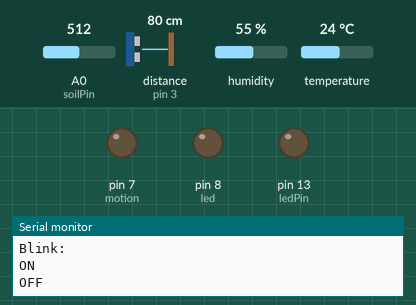
Simulated run of this sketch. Board: Arduino Uno, built with avr-gcc and run on an emulated ATmega328P. Parts: output pins drawn as LEDs (lit = HIGH), the last lines printed to the serial monitor. Inputs (shaded band) come from the test bench; at power-on: distance to the obstacle (sensor on pin 3) 80 cm, A0 (soilPin) = 512, humidity 55 %, temperature 24 °C. The echo pulse lasts 58.3 µs per cm; pins used as bus, display or sensor lines are not drawn.

Above: at 18.0 s.
18.1 s: distance to the obstacle (sensor on pin 3) set to 2 cm
At 29.8 s:
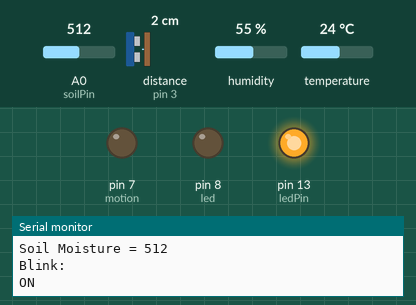
Timing chart, 0 to 31.6 s (numbered marks = the images above; inputs shaded):
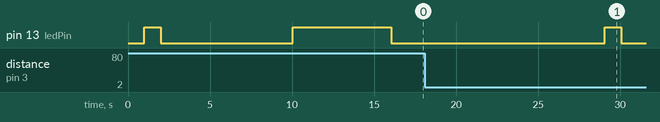

The sketch:

version_5.ino
```cpp
//#include <dht.h>
//#include <DHT_U.h>

//#include "Adafruit_Sensor.h"
#include "dht.h"
#define dht_apin A0 // Analog Pin sensor is connected to
//#define DHTPIN 8

dht DHT;

int ledPin  = 13;

 //  the LED pin


int trigPin=2;
int echoPin=3;

#define motion 7
#define led 8

int val = 0; //value for storing moisture value
int soilPin = A0;//Declare a variable for the soil moisture sensor
int soilPower = 7;//Variable for Soil moisture Power

long cm;

void  setup()
{
  Serial.begin(9600);
  pinMode(ledPin, OUTPUT);//led pin is a variable which is assigned to 13 pin of arduino

  pinMode(motion,INPUT);
  pinMode(led,OUTPUT);

  pinMode(soilPower, OUTPUT);//Set D7 as an OUTPUT
  analogWrite(soilPower, LOW);
}
void  loop()
{

    Serial.println("Blink:");
    delay(1000);
    Blink();       //calling Blink
 //   delay(1000);
   // Blink();
    delay(1000);
    Serial.println("DHT Sensor:");
    delay(1000);
    temp();       //calling DHT Sensor
    delay(3000);
    Serial.println("Ultrasonic sensor:");
    ultrasonic();
    delay(1000);
    Serial.println("PIR motion sensor");
    PIR();
    delay(1000);
    Serial.println("Analog soil moisture:");
    asoil();
    //if(cm >5)
    //{
     //digitalWrite(ledPin,HIGH);
     //delay(1000);
    //}
    //Serial.end();//calling Ultrasonic sensor
}


//program for blinking an LED
void Blink()
{//  read  the button  state
  Serial.println("ON");
  digitalWrite(ledPin,HIGH);
  delay(1000);
  Serial.println("OFF");
  digitalWrite(ledPin,LOW);
  delay(1000);
}

//Program for calculating the temperature
void temp()
{
   DHT.read11(dht_apin);

    Serial.print("Current humidity = ");
    Serial.print(DHT.humidity);
    Serial.print("%  ");
    Serial.print("temperature = ");
    Serial.print(DHT.temperature);
    Serial.println("C  ");

    delay(1000);//Wait 5 seconds before accessing sensor again.
}
//Program for calculating the range
void ultrasonic()
{
  pinMode(trigPin, OUTPUT);
  digitalWrite(trigPin, LOW);
  delay(1000);

  digitalWrite(trigPin, HIGH);
  delayMicroseconds(300);
  digitalWrite(trigPin, LOW);

  pinMode(echoPin, INPUT);
  digitalWrite(echoPin, HIGH);

long duration,inch,cm,distance;
duration = pulseIn(echoPin, HIGH);


inch=microSecondsToInches(duration);
cm=microSecondsToCentimeter(duration);
if(cm > 5)
{
 digitalWrite(ledPin,HIGH);
 Serial.println("on");
}
else
{
  digitalWrite(ledPin,LOW);
  Serial.println("off");
}
Serial.println("inches:\t");
Serial.println(inch);
Serial.println("centimeter:\t");
Serial.println(cm);

}

long microSecondsToInches(long microseconds)
{
  return  microseconds/74/2;
}

long microSecondsToCentimeter(long microseconds)
{
   return microseconds/94/2;
}

void PIR()
{
  if(digitalRead(motion)==HIGH)
  {
    digitalWrite(led,HIGH);
    Serial.println("motion detected");
    delay(1000);
    digitalWrite(led,LOW);
    delay(1000);
  }
  else
  {
    digitalWrite(led,LOW);
    Serial.println("motion not detected");
    delay(1000);
  }
}

void asoil()
{
  Serial.print("Soil Moisture = ");
//get soil moisture value from the function below and print it
Serial.println(readSoil());

//This 1 second timefrme is used so you can test the sensor and see it change in real-time.
//For in-plant applications, you will want to take readings much less frequently.
delay(1000);//take a reading every second
}

int readSoil()
{

    analogWrite(soilPower, HIGH);//turn D7 "On"
    delay(10);//wait 10 milliseconds
    val = analogRead(soilPin);//Read the SIG value form sensor
    analogWrite(soilPower, LOW);//turn D7 "Off"
    return val;//send current moisture value
}
```
